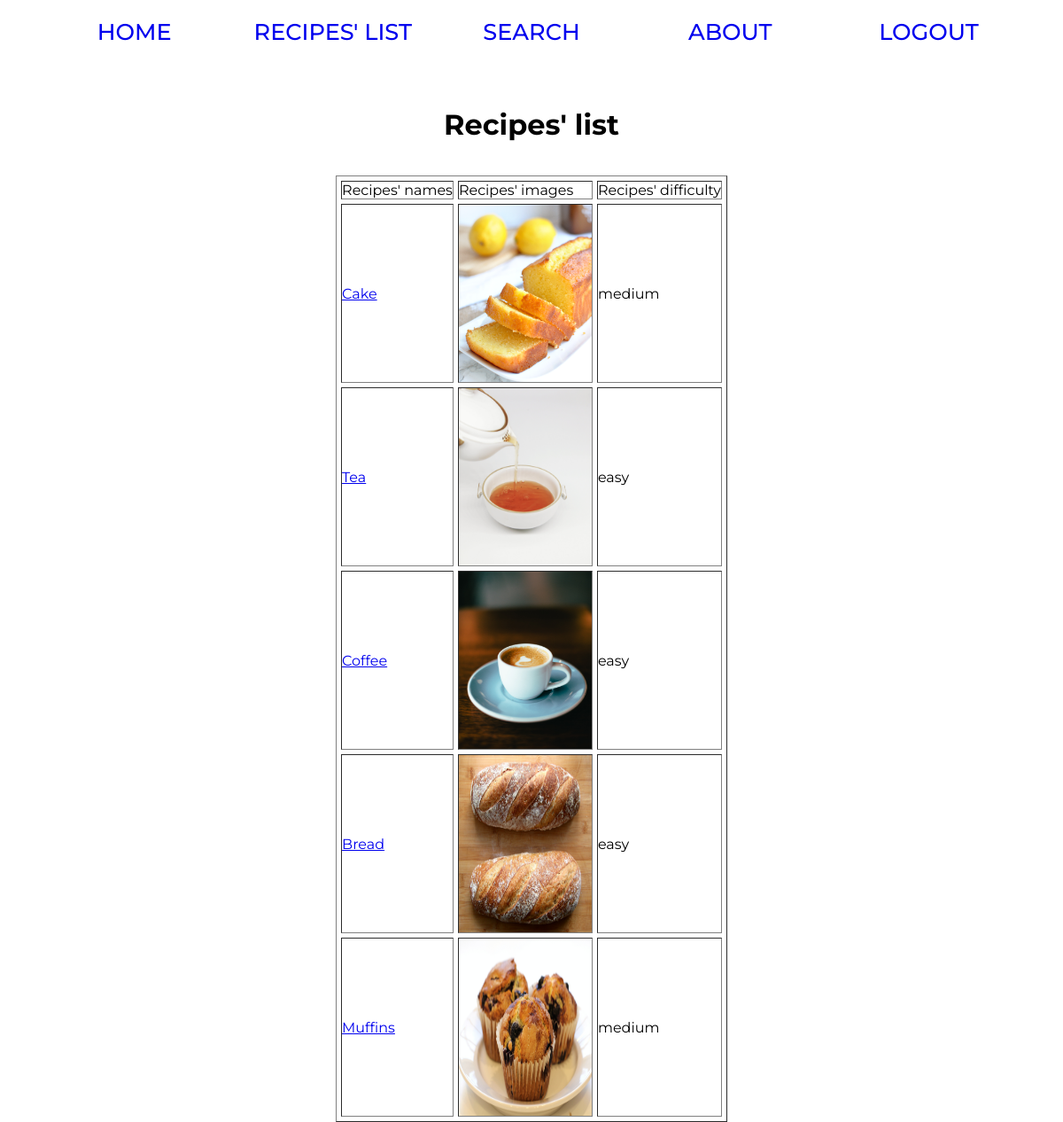
Screenshot of /list/ (signed in) with the database file from the repository.
### recipes/models.py (models this page shows, shortened)
class Recipe(models.Model):
  name = models.CharField(max_length=120)
  category_choices = (
    ('starter',
    'Starter'),
    ('main',
    'Main'),
    ('dessert',
    'Dessert')
    )
  category = models.CharField(max_length=12, choices=category_choices, default='main')
  preparation_time = models.PositiveIntegerField(help_text= 'in minutes')
  cooking_time = models.PositiveIntegerField(help_text= 'in minutes')
  serving = models.PositiveIntegerField()
  difficulty_choices = (('easy','Easy'),('medium','Medium'),('intermediate','Intermediate'), ('hard','Hard'))
  difficulty = models.CharField(max_length=12, choices=difficulty_choices, default='intermediate')
  ingredients = models.CharField(max_length=240)
  directions = models.CharField(max_length=240)
  notes = models.CharField(max_length=240)
  pic = models.ImageField(upload_to='recipes', default='no_picture.jpg')
  def get_absolute_url(self):
    return reverse ('recipes_home:detail', kwargs={'pk': self.pk})

### recipes/views.py (the view)
# urls.py: path('list/', RecipeListView.as_view(), name='list'),
class RecipeListView(LoginRequiredMixin, ListView):      #class-based “protected” view
  model = Recipe                                         #specify model
  template_name = 'recipes/main.html'                    #specify template

### recipes/templates/recipes/main.html (shortened to what this page needs)
{% load static %}
<head>
  <link rel="stylesheet" href="{% static 'style.css' %}" />
</head>
<nav class="navMenu">
  <a href="{%url 'welcome' %}">Home</a>
  <a href="{%url 'recipes-list:list' %}">Recipes' list</a>
  <a href="{%url 'recipes-list:records' %}">Search</a>
  <a href="{%url 'about' %}">About</a>
  <a href="{%url 'logout' %}">Logout</a>
</nav>
<div class="main-content">
  <h1>Recipes' list</h1>
  <br />
  <br />
  <table border="1" cellpadding="5" cellspacing="5" class="center-table">
    <tr>
      <td>Recipes' names</td>
      <td>Recipes' images</td>
      <td>Recipes' difficulty</td>
    </tr>
    {% for object in object_list %}
    <tr>
      <td>
        <a href="{{object.get_absolute_url}}">
          {% comment%} add links to book names {% endcomment%} {{object.name}}
        </a>
      </td>
      <td><img src="{{object.pic.url}}" width="150" height="200" /></td>
      <td>{{object.difficulty}}</td>
    </tr>
    {% endfor %}
  </table>
</div>

### static/style.css (style rules this page uses)
* { margin: 0; padding: 0; -webkit-box-sizing: border-box; box-sizing: border-box; }
h1 { text-align: center; }
.navMenu { text-align: center; margin-top: 20px; margin-bottom: 70px; }
.navMenu a { text-decoration: none; font-size: 1.6em; text-transform: uppercase; font-weight: 500; display: inline-block; width: 220px; -webkit-transition: all 0.2s ease-in-out; transition: all 0.2s ease-in-out; }
.main-content { margin: auto; width: 80%; text-align: center; }
.center-table { margin-left: auto; margin-right: auto; }

### rows the page displays
Recipe: name "Cake", pic (picture), difficulty "medium"
Recipe: name "Tea", pic (picture), difficulty "easy"
Recipe: name "Coffee", pic (picture), difficulty "easy"
Recipe: name "Bread", pic (picture), difficulty "easy"
Recipe: name "Muffins", pic (picture), difficulty "medium"
